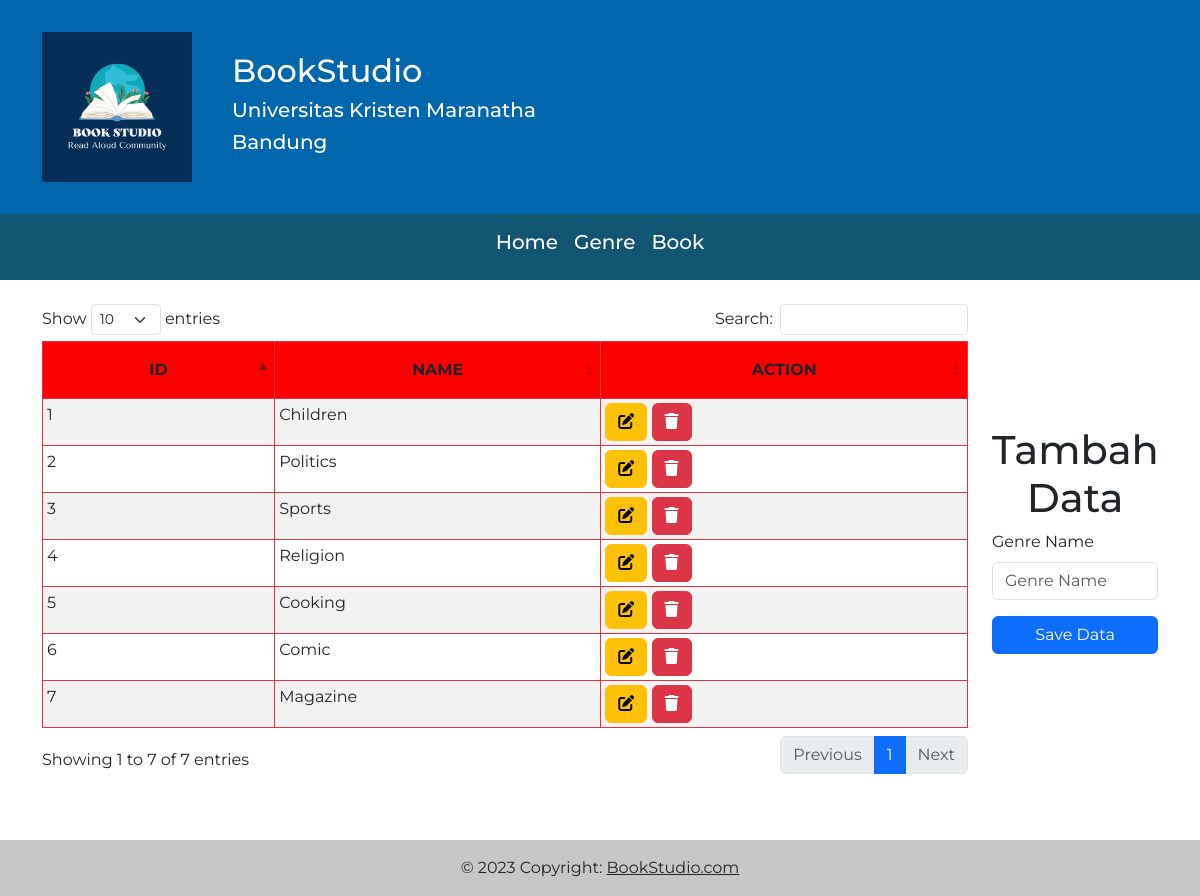
Page /?menu=genre on the committed database.
### tables this page shows
CREATE TABLE `genre` (
  `id` int(11) NOT NULL,
  `name` varchar(45) NOT NULL
);

### db_util/genre_function.php (called while the page is built, shortened)
<?php
    function fetchGenreFromDb(){
        $link = createMySQLConnection();
        $query = "SELECT id,name FROM genre";
        $stmt = $link->prepare($query);
        $stmt->execute();
        $result = $stmt->fetchAll();
        return $result;
    }
?>

### pages/genre.php (the view, shortened to what this page needs)
<div class="container text-center mt-4" style="height:auto">
<div class="row d-flex text-start justify-content-center my-3 align-items-center">
<div class="col-md-10">
            <div class="table-responsive">
                <table class="table table-hover  table-striped table-bordered border-danger table-sm" id="genre">
                    <thead>
                        <tr>
                            <th class=" text-center" scope="col">ID</th>
                            <th class=" text-center" scope="col">NAME</th>
                            <th class=" text-center" scope="col">ACTION</th>
                        </tr>
                    </thead>
                    <tbody>
                        <?php
                        $results = fetchGenreFromDb();
                        foreach($results as $genre ){
                            echo '<tr>';
                            echo '<td>'. $genre['id'] . '</td>';
                            echo '<td>'. $genre['name'] . '</td>';
                            echo '<td>
                                <button type="button" class="btn btn-warning" onclick="editGenre('.$genre['id'].')"><i class="fa-solid fa-pen-to-square"></i></button>
                                <button type="button" class="btn btn-danger" onclick="deleteGenre('.$genre['id'].')"><i class="fa-solid fa-trash"></i></button>
                            </td>';
                            echo '</tr>';
                        }
                        ?>
                    </tbody>
                </table>
            </div>
        </div>
<div class="col-md-2">
<h1 class="text-center">Tambah Data</h1>
        <form method="post">
            <div class="mb-3">
                <label for="namaGenre" class="form-label">Genre Name</label>
                <input type="text" class="form-control" name="textName" id="namaGenre" maxlength="45" required autofocus placeholder="Genre Name">
            </div>
            <button type="submit" class="btn btn-primary w-100" name="btnSave">Save Data</button>
        </form>
    </div>
</div>
</div>

### index.php (shortened to what this page needs)
<?php
  include_once 'db_util/genre_function.php';
?>
<!DOCTYPE html>
<html lang="en">
  <head>
    <link rel="stylesheet" href="css/style.css" />
    <link href="https://cdn.jsdelivr.net/npm/bootstrap@5.3.0-alpha1/dist/css/bootstrap.min.css" rel="stylesheet" />
    <link rel="stylesheet" href="https://cdn.datatables.net/1.13.3/css/dataTables.bootstrap5.min.css">
    <link
      rel="stylesheet"
      href="https://cdnjs.cloudflare.com/ajax/libs/font-awesome/6.3.0/css/all.min.css"
    />
  </head>
  <body>
    <section class="backg text-white">
      <div class="container">
        <div class="row d-flex justify-content-center align-items-center">
          <div class="col-md-2">
            <img src="img/bookstudio.png" class="logo" alt="" />
          </div>
          <div class="col-md-4">
            <h2>BookStudio</h2>
            <h5>Universitas Kristen Maranatha</h5>
            <h5>Bandung</h5>
          </div>
        </div>
      </div>
      <nav class="navbar navbar-expand-lg ">
        <div class="container-fluid me-0">
          <div class="collapse navbar-collapse" id="navbarSupportedContent">
            <ul class="navbar-nav mx-auto">
              <li class="nav-item">
                <a class="nav-link" href="?menu=home"><h5>Home</h5></a>
              </li>
              <li class="nav-item">
                <a class="nav-link" href="?menu=genre"><h5>Genre</h5></a>
              </li>
              <li class="nav-item">
                <a class="nav-link" href="?menu=book"><h5>Book</h5></a>
              </li>
            </ul>
          </div>
        </div>
      </nav>
    </section>
    <main>
        <?php
        $navigation = filter_input(INPUT_GET, 'menu');
        switch ($navigation) {
            case 'genre':
                include_once 'pages/genre.php';
                break;
        }
        ?>
    </main>
    <footer class="bg-light text-center text-lg-start " >
      <div class="text-center p-3" style="background-color: rgba(0, 0, 0, 0.2);">
        © 2023 Copyright:
        <a class="text-dark" href="https://mdbootstrap.com/">BookStudio.com</a>
      </div>
    </footer>
  </body>
</html>

### css/style.css (style rules this page uses)
* { margin: 0; padding: 0; font-family: 'Montserrat', sans-serif; }
.backg { background-color: #0067ac; height: auto; }
nav { background-color: #115473; }
.nav-link { color: white !important; }
.nav-link::after { display: block; content: ''; border-bottom: 2px solid #1aae9f; transform: scaleX(0); transition: transform 500ms cubic-bezier(1, 0.19, 0, 0.86); transform-origin: left; }
.logo { width: 100%; height: auto; max-width: 150px; max-height: 150px; margin-top: 2rem; margin-bottom: 2rem; }
th { background-color: red !important; padding: 1rem 1.85rem !important; }

### rows in the picture
genre: id "1", name "Children"
genre: id "2", name "Politics"
genre: id "3", name "Sports"
genre: id "4", name "Religion"
genre: id "5", name "Cooking"
genre: id "6", name "Comic"
genre: id "7", name "Magazine"
